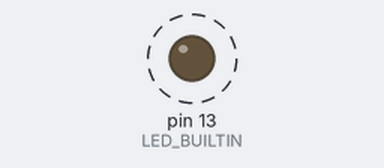
Bench run of a sketch on a simulated Arduino Uno, built with avr-gcc and run on an emulated ATmega328P. Shown: output pins drawn as LEDs (lit = HIGH). Dashed ring = blinking.

Above: at 0.1 s.
Timing chart, 0 to 3.0 s (numbered marks = the images above):
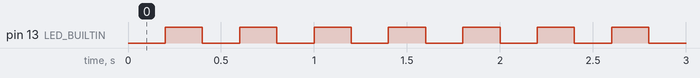

The sketch:

blink_sketch.ino
```cpp
void setup() {
  // Most ESP8266 boards have a blue LED on GPIO 2 (LED_BUILTIN)
  pinMode(LED_BUILTIN, OUTPUT);
}

void loop() {
  digitalWrite(LED_BUILTIN, LOW);  // LED ON (Most ESPs are active-low)
  delay(200);                      // Fast blink
  digitalWrite(LED_BUILTIN, HIGH); // LED OFF
  delay(200);
}
```

Measured:
- by itself, pin 13 (LED_BUILTIN): alternates HIGH for 0.20 s and LOW for 0.20 s
